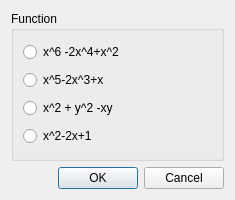
<ui version="4.0" >
 <class>SR_ProblemSelecter</class>
 <widget class="QDialog" name="SR_ProblemSelecter" >
  <property name="geometry" >
   <rect>
    <x>0</x>
    <y>0</y>
    <width>235</width>
    <height>200</height>
   </rect>
  </property>
  <property name="windowTitle" >
   <string>Problem selecter</string>
  </property>
  <layout class="QGridLayout" >
   <item row="0" column="0" >
    <widget class="QGroupBox" name="groupBox" >
     <property name="title" >
      <string>Function</string>
     </property>
     <layout class="QGridLayout" >
      <item row="0" column="0" >
       <widget class="QRadioButton" name="radioButton" >
        <property name="text" >
         <string>x^6 -2x^4+x^2</string>
        </property>
       </widget>
      </item>
      <item row="1" column="0" >
       <widget class="QRadioButton" name="radioButton_2" >
        <property name="text" >
         <string>x^5-2x^3+x</string>
        </property>
       </widget>
      </item>
      <item row="2" column="0" colspan="2" >
       <widget class="QRadioButton" name="radioButton_3" >
        <property name="text" >
         <string>x^2 + y^2 -xy</string>
        </property>
       </widget>
      </item>
      <item row="3" column="0" >
       <widget class="QRadioButton" name="radioButton_4" >
        <property name="text" >
         <string>x^2-2x+1</string>
        </property>
       </widget>
      </item>
     </layout>
    </widget>
   </item>
   <item row="1" column="0" >
    <widget class="QDialogButtonBox" name="buttonBox" >
     <property name="orientation" >
      <enum>Qt::Horizontal</enum>
     </property>
     <property name="standardButtons" >
      <set>QDialogButtonBox::Cancel|QDialogButtonBox::NoButton|QDialogButtonBox::Ok</set>
     </property>
    </widget>
   </item>
  </layout>
 </widget>
 <resources/>
 <connections>
  <connection>
   <sender>buttonBox</sender>
   <signal>accepted()</signal>
   <receiver>SR_ProblemSelecter</receiver>
   <slot>accept()</slot>
   <hints>
    <hint type="sourcelabel" >
     <x>194</x>
     <y>145</y>
    </hint>
    <hint type="destinationlabel" >
     <x>157</x>
     <y>164</y>
    </hint>
   </hints>
  </connection>
  <connection>
   <sender>buttonBox</sender>
   <signal>rejected()</signal>
   <receiver>SR_ProblemSelecter</receiver>
   <slot>reject()</slot>
   <hints>
    <hint type="sourcelabel" >
     <x>194</x>
     <y>151</y>
    </hint>
    <hint type="destinationlabel" >
     <x>203</x>
     <y>164</y>
    </hint>
   </hints>
  </connection>
 </connections>
</ui>
